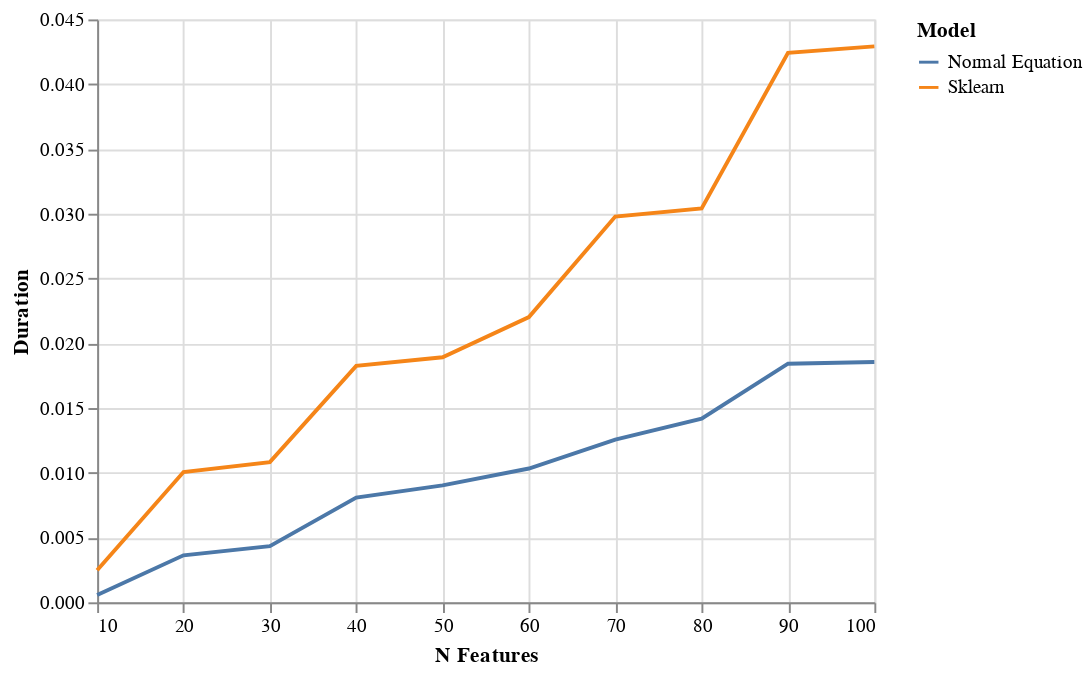

Write notebook code for a chart like this one.
### Code cell
import pandas as pd

x = np.arange(100)
source = pd.DataFrame({
    'Duration': normal_equation + sklearn_LinRegr,
    'Model':['Normal Equation'] * 10 + ['Sklearn'] * 10,
    'N Features': list(n_feats) * 2
})

alt.Chart(source).mark_line().encode(
    x='N Features',
    y='Duration',
    color='Model'
)

### Figure 1 — Vega-Lite specification as saved in the notebook (floating-point values rounded to 4 significant figures)
{"$schema": "https://vega.github.io/schema/vega-lite/v3.4.0.json", "config": {"mark": {"tooltip": null}, "view": {"height": 300, "width": 400}}, "data": {"name": "data-2a3677be9459c82242adeb42fadcc604"}, "datasets": {"data-2a3677be9459c82242adeb42fadcc604": [{"Duration": 0.0005667, "Model": "Normal Equation", "N Features": 10}, {"Duration": 0.003633, "Model": "Normal Equation", "N Features": 20}, {"Duration": 0.004337, "Model": "Normal Equation", "N Features": 30}, {"Duration": 0.008086, "Model": "Normal Equation", "N Features": 40}, {"Duration": 0.009032, "Model": "Normal Equation", "N Features": 50}, {"Duration": 0.01033, "Model": "Normal Equation", "N Features": 60}, {"Duration": 0.01256, "Model": "Normal Equation", "N Features": 70}, {"Duration": 0.01419, "Model": "Normal Equation", "N Features": 80}, {"Duration": 0.01842, "Model": "Normal Equation", "N Features": 90}, {"Duration": 0.01856, "Model": "Normal Equation", "N Features": 100}, {"Duration": 0.002474, "Model": "Sklearn", "N Features": 10}, {"Duration": 0.01006, "Model": "Sklearn", "N Features": 20}, {"Duration": 0.01082, "Model": "Sklearn", "N Features": 30}, {"Duration": 0.01826, "Model": "Sklearn", "N Features": 40}, {"Duration": 0.01892, "Model": "Sklearn", "N Features": 50}, {"Duration": 0.02202, "Model": "Sklearn", "N Features": 60}, {"Duration": 0.02979, "Model": "Sklearn", "N Features": 70}, {"Duration": 0.03041, "Model": "Sklearn", "N Features": 80}, {"Duration": 0.04243, "Model": "Sklearn", "N Features": 90}, {"Duration": 0.04292, "Model": "Sklearn", "N Features": 100}]}, "encoding": {"color": {"field": "Model", "type": "nominal"}, "x": {"field": "N Features", "type": "quantitative"}, "y": {"field": "Duration", "type": "quantitative"}}, "mark": "line"}
